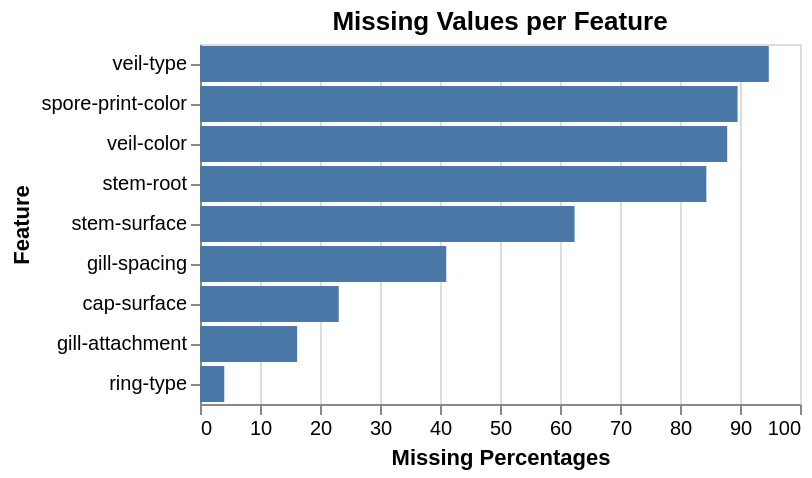

The notebook cell this image was saved under:
### Markdown cell above
## 1.2: Explorative Analysis of Data

### Code cell
print('=== Missing Values===')
df_eda : pd.DataFrame = df.copy()
df_eda["class"] = df_eda["class"].map({"e" : "Edible", "p" : "Poisonous"})
# Dataframe for missing values and their percentages.
missing_df = pd.DataFrame({
    "column" : df.drop(columns=["class"]).isnull().mean().index,
    "missing_pct" : df.drop(columns=["class"]).isnull().mean().values * 100
}).query("missing_pct > 0").sort_values("missing_pct", ascending = False)
# Plot for the missing values.
missing_chart = alt.Chart(missing_df).mark_bar().encode(
    x = alt.X("missing_pct:Q", title = "Missing Percentages"),
    y = alt.Y("column:N", sort = "-x", title = "Feature")
).properties(title = "Missing Values per Feature")
missing_chart.display()

### Figure 1 — Vega-Lite specification as saved in the notebook (floating-point values rounded to 4 significant figures)
{"config": {"view": {"continuousWidth": 300, "continuousHeight": 300}}, "data": {"name": "data-4c9b506873ea40acfa2a13d0a458730a"}, "mark": {"type": "bar"}, "encoding": {"x": {"field": "missing_pct", "title": "Missing Percentages", "type": "quantitative"}, "y": {"field": "column", "sort": "-x", "title": "Feature", "type": "nominal"}}, "title": "Missing Values per Feature", "$schema": "https://vega.github.io/schema/vega-lite/v5.20.1.json", "datasets": {"data-4c9b506873ea40acfa2a13d0a458730a": [{"column": "veil-type", "missing_pct": 94.8}, {"column": "spore-print-color", "missing_pct": 89.6}, {"column": "veil-color", "missing_pct": 87.86}, {"column": "stem-root", "missing_pct": 84.39}, {"column": "stem-surface", "missing_pct": 62.43}, {"column": "gill-spacing", "missing_pct": 41.04}, {"column": "cap-surface", "missing_pct": 23.12}, {"column": "gill-attachment", "missing_pct": 16.18}, {"column": "ring-type", "missing_pct": 4.046}]}}
